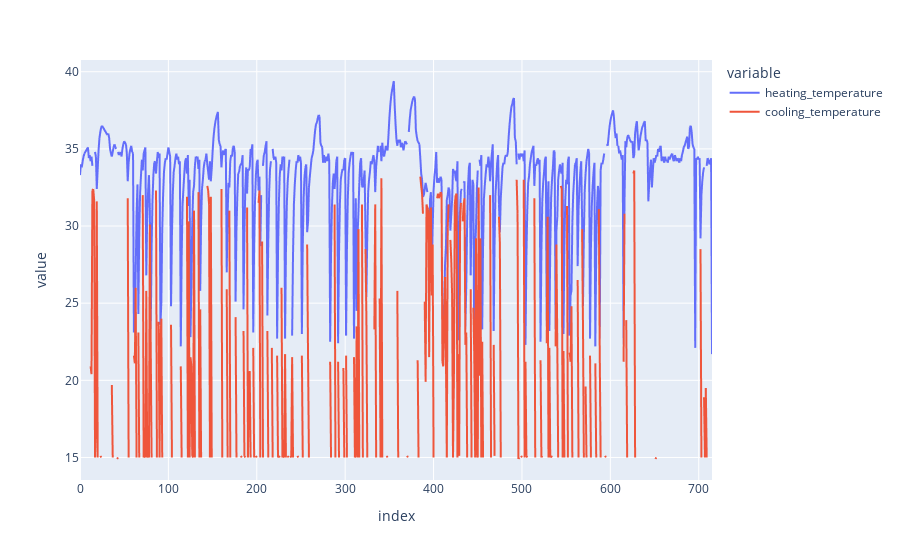

The cell this chart's notebook holds for it:
### Markdown cell above
Plot without time information

### Code cell
import plotly.express as px

fig = px.line(df, y=["heating_temperature","cooling_temperature"])
fig.show()

### Figure 1 — Plotly figure (JSON) as saved in the notebook; plotly's stock layout.template omitted (floating-point values rounded to 4 significant figures; data arrays with more than 128 entries replaced by an {"elided": "..."} marker saying what was removed)
{"data": [{"hovertemplate": "variable=heating_temperature<br>index=%{x}<br>value=%{y}<extra></extra>", "legendgroup": "heating_temperature", "line": {"color": "#636efa", "dash": "solid"}, "mode": "lines", "name": "heating_temperature", "showlegend": true, "type": "scattergl", "x": {"elided": "716 int values"}, "xaxis": "x", "y": {"elided": "716 float values"}, "yaxis": "y"}, {"hovertemplate": "variable=cooling_temperature<br>index=%{x}<br>value=%{y}<extra></extra>", "legendgroup": "cooling_temperature", "line": {"color": "#EF553B", "dash": "solid"}, "mode": "lines", "name": "cooling_temperature", "showlegend": true, "type": "scattergl", "x": {"elided": "716 int values"}, "xaxis": "x", "y": {"elided": "716 float values"}, "yaxis": "y"}], "layout": {"legend": {"title": {"text": "variable"}, "tracegroupgap": 0}, "margin": {"t": 60}, "xaxis": {"anchor": "y", "domain": [0, 1], "title": {"text": "index"}}, "yaxis": {"anchor": "x", "domain": [0, 1], "title": {"text": "value"}}}}
